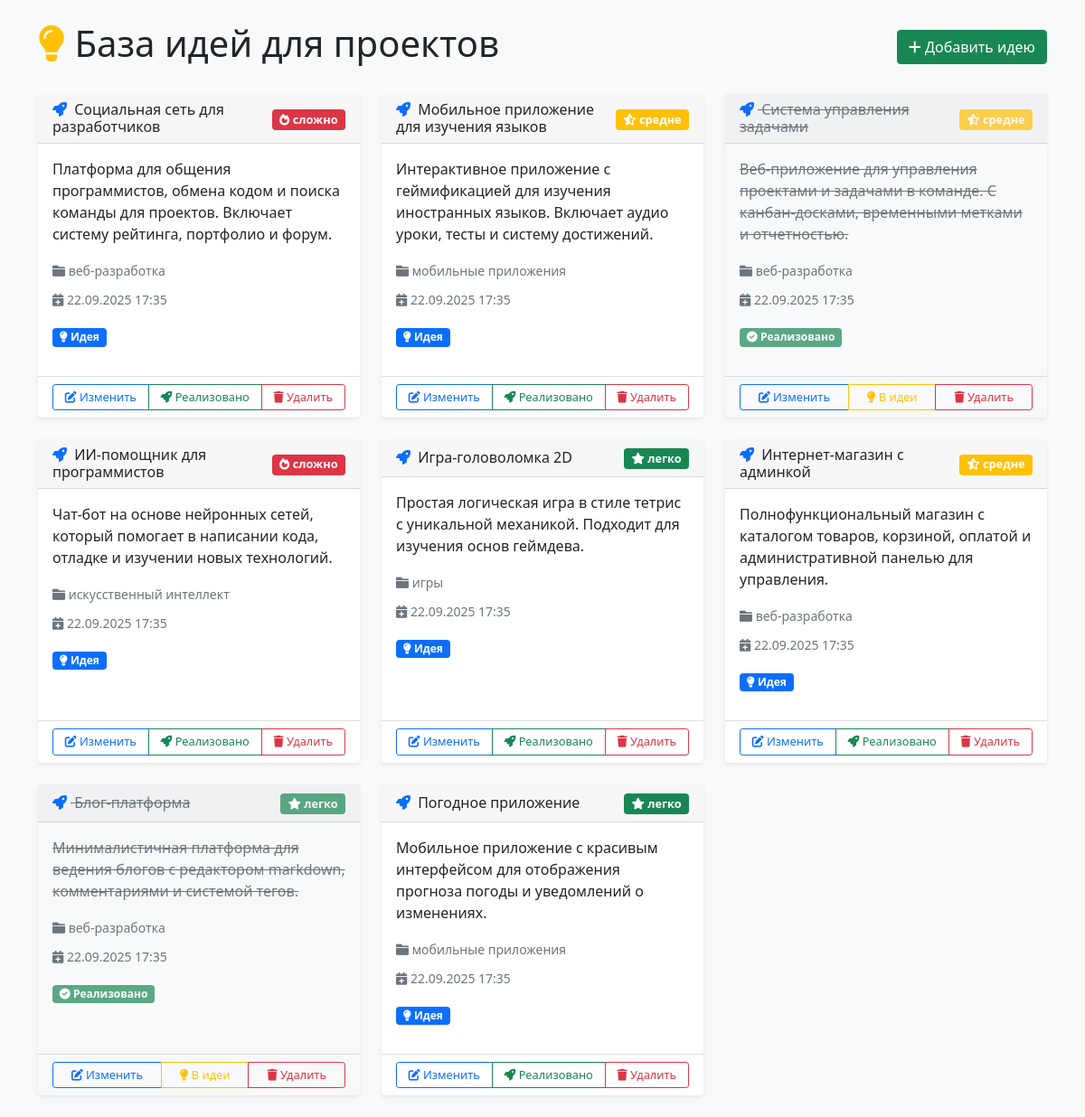
The page / on the database its author committed.
### tables this page shows
CREATE TABLE IF NOT EXISTS tasks (
    id INT PRIMARY KEY AUTO_INCREMENT,
    title VARCHAR(255) NOT NULL COMMENT 'Название проекта',
    description TEXT COMMENT 'Описание проекта, технологии, цели',
    category VARCHAR(100) DEFAULT 'веб-разработка' COMMENT 'Категория проекта',
    complexity ENUM('легко', 'средне', 'сложно') DEFAULT 'средне' COMMENT 'Сложность реализации',
    status ENUM('не выполнена', 'выполнена') DEFAULT 'не выполнена' COMMENT 'Статус: идея или реализовано',
    created_at TIMESTAMP DEFAULT CURRENT_TIMESTAMP COMMENT 'Дата добавления идеи'
);

### index.php (the view, shortened to what this page needs)
<?php
require_once 'config.php';
try {
    $stmt = $pdo->query("SELECT * FROM tasks ORDER BY created_at DESC");
    $projects = $stmt->fetchAll();
} catch(PDOException $e) {
    $error = "Ошибка при получении идей проектов: " . $e->getMessage();
}
?>
<!DOCTYPE html>
<html lang="ru">
<head>
    <link href="https://cdn.jsdelivr.net/npm/bootstrap@5.1.3/dist/css/bootstrap.min.css" rel="stylesheet">
    <link href="https://cdnjs.cloudflare.com/ajax/libs/font-awesome/6.0.0/css/all.min.css" rel="stylesheet">
</head>
<body>
    <div class="container mt-4">
        <div class="row">
            <div class="col-12">
                <div class="d-flex justify-content-between align-items-center mb-4">
                    <h1><i class="fas fa-lightbulb text-warning"></i> База идей для проектов</h1>
                    <a href="add.php" class="btn btn-success">
                        <i class="fas fa-plus"></i> Добавить идею
                    </a>
                </div>
                <?php if (empty($projects)): ?>
                    <div class="alert alert-info text-center" role="alert">
                        <i class="fas fa-info-circle"></i> Идей проектов пока нет.
                        <a href="add.php" class="alert-link">Добавить первую идею</a>
                    </div>
                <?php else: ?>
                    <div class="row">
                        <?php foreach ($projects as $project): ?>
                            <div class="col-md-6 col-lg-4 mb-4">
                                <div class="card h-100 <?php echo $project['status'] === 'выполнена' ? 'project-completed' : ''; ?>">
                                    <div class="card-header d-flex justify-content-between align-items-center">
                                        <h6 class="mb-0">
                                            <i class="fas fa-rocket text-primary me-1"></i>
                                            <?php echo htmlspecialchars($project['title']); ?>
                                        </h6>
                                        <div>
                                            <?php
                                            $complexityColors = [
                                                'легко' => 'success',
                                                'средне' => 'warning',
                                                'сложно' => 'danger'
                                            ];
                                            $complexityIcons = [
                                                'легко' => 'star',
                                                'средне' => 'star-half-alt',
                                                'сложно' => 'fire'
                                            ];
                                            $color = $complexityColors[$project['complexity']] ?? 'secondary';
                                            $icon = $complexityIcons[$project['complexity']] ?? 'star';
                                            ?>
                                            <span class="badge bg-<?php echo $color; ?> complexity-badge">
                                                <i class="fas fa-<?php echo $icon; ?>"></i>
                                                <?php echo htmlspecialchars($project['complexity']); ?>
                                            </span>
                                        </div>
                                    </div>
                                    <div class="card-body">
                                        <?php if (!empty($project['description'])): ?>
                                            <p class="card-text"><?php echo nl2br(htmlspecialchars($project['description'])); ?></p>
                                        <?php endif; ?>
                                        <div class="mb-2">
                                            <small class="text-muted">
                                                <i class="fas fa-folder"></i> <?php echo htmlspecialchars($project['category']); ?>
                                            </small>
                                        </div>
                                        <div class="mb-3">
                                            <small class="text-muted">
                                                <i class="fas fa-calendar-plus"></i>
                                                <?php echo date('d.m.Y H:i', strtotime($project['created_at'])); ?>
                                            </small>
                                        </div>
                                        <div class="mb-3">
                                            <?php if ($project['status'] === 'выполнена'): ?>
                                                <span class="badge bg-success">
                                                    <i class="fas fa-check-circle"></i> Реализовано
                                                </span>
                                            <?php else: ?>
                                                <span class="badge bg-primary">
                                                    <i class="fas fa-lightbulb"></i> Идея
                                                </span>
                                            <?php endif; ?>
                                        </div>
                                    </div>
                                    <div class="card-footer bg-transparent">
                                        <div class="btn-group w-100" role="group">
                                            <a href="edit.php?id=<?php echo $project['id']; ?>"
                                               class="btn btn-outline-primary btn-sm">
                                                <i class="fas fa-edit"></i> Изменить
                                            </a>
                                            <?php if ($project['status'] === 'не выполнена'): ?>
                                                <a href="update_status.php?id=<?php echo $project['id']; ?>&status=выполнена"
                                                   class="btn btn-outline-success btn-sm"
                                                   onclick="return confirm('Отметить проект как реализованный?')">
                                                    <i class="fas fa-rocket"></i> Реализовано
                                                </a>
                                            <?php else: ?>
                                                <a href="update_status.php?id=<?php echo $project['id']; ?>&status=не выполнена"
                                                   class="btn btn-outline-warning btn-sm"
                                                   onclick="return confirm('Вернуть проект в статус идеи?')">
                                                    <i class="fas fa-lightbulb"></i> В идеи
                                                </a>
                                            <?php endif; ?>
                                            <a href="delete.php?id=<?php echo $project['id']; ?>"
                                               class="btn btn-outline-danger btn-sm"
                                               onclick="return confirm('Вы уверены, что хотите удалить эту идею?')">
                                                <i class="fas fa-trash"></i> Удалить
                                            </a>
                                        </div>
                                    </div>
                                </div>
                            </div>
                        <?php endforeach; ?>
                    </div>
                <?php endif; ?>
            </div>
        </div>
    </div>
</body>
</html>

### index.php (style rules this page uses)
body { background-color: #f8f9fa; }
.project-completed { background-color: #f8f9fa; border: 1px solid #dee2e6; color: #6c757d; }
.project-completed .card-text, .project-completed h6, .project-completed .card-title { text-decoration: line-through; }
.project-completed .badge { opacity: 0.7; }
.complexity-badge { font-size: 0.8em; }
.card { box-shadow: 0 0.125rem 0.25rem rgba(0, 0, 0, 0.075); border: none; }
.btn-sm { font-size: 0.8rem; }

### rows shown on the page
tasks: title "Социальная сеть для разработчиков", complexity "сложно", description "Платформа для общения программистов, обмена кодом и поиска команды для проектов. Включает систему рейтинга, портфолио и форум.", category "веб-разработка", created_at "22.09.2025 17:35", status "не выполнена" (drawn)
tasks: title "Мобильное приложение для изучения языков", complexity "средне", description "Интерактивное приложение с геймификацией для изучения иностранных языков. Включает аудио уроки, тесты и систему достижений.", category "мобильные приложения", created_at "22.09.2025 17:35", status "не выполнена" (drawn)
tasks: title "Система управления задачами", complexity "средне", description "Веб-приложение для управления проектами и задачами в команде. С канбан-досками, временными метками и отчетностью.", category "веб-разработка", created_at "22.09.2025 17:35", status "выполнена" (drawn)
tasks: title "ИИ-помощник для программистов", complexity "сложно", description "Чат-бот на основе нейронных сетей, который помогает в написании кода, отладке и изучении новых технологий.", category "искусственный интеллект", created_at "22.09.2025 17:35", status "не выполнена" (drawn)
tasks: title "Игра-головоломка 2D", complexity "легко", description "Простая логическая игра в стиле тетрис с уникальной механикой. Подходит для изучения основ геймдева.", category "игры", created_at "22.09.2025 17:35", status "не выполнена" (drawn)
tasks: title "Интернет-магазин с админкой", complexity "средне", description "Полнофункциональный магазин с каталогом товаров, корзиной, оплатой и административной панелью для управления.", category "веб-разработка", created_at "22.09.2025 17:35", status "не выполнена" (drawn)
tasks: title "Блог-платформа", complexity "легко", description "Минималистичная платформа для ведения блогов с редактором markdown, комментариями и системой тегов.", category "веб-разработка", created_at "22.09.2025 17:35", status "выполнена" (drawn)
tasks: title "Погодное приложение", complexity "легко", description "Мобильное приложение с красивым интерфейсом для отображения прогноза погоды и уведомлений о изменениях.", category "мобильные приложения", created_at "22.09.2025 17:35", status "не выполнена" (drawn)
